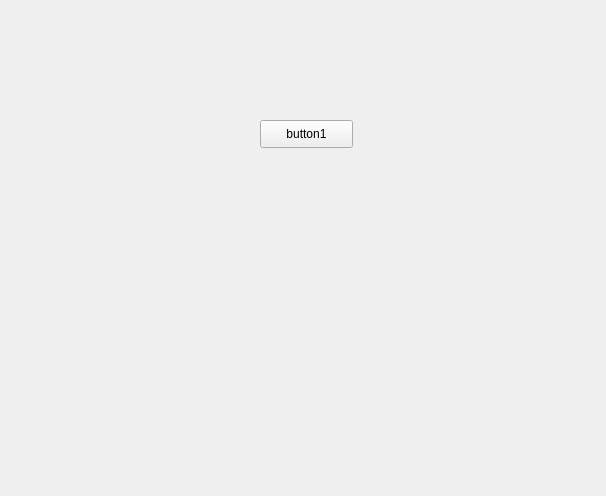
<?xml version="1.0" encoding="UTF-8"?>
<ui version="4.0">
 <class>Form</class>
 <widget class="QWidget" name="Form">
  <property name="geometry">
   <rect>
    <x>0</x>
    <y>0</y>
    <width>606</width>
    <height>496</height>
   </rect>
  </property>
  <property name="windowTitle">
   <string>Form</string>
  </property>
  <widget class="QPushButton" name="button1">
   <property name="geometry">
    <rect>
     <x>260</x>
     <y>120</y>
     <width>93</width>
     <height>28</height>
    </rect>
   </property>
   <property name="text">
    <string>button1</string>
   </property>
  </widget>
 </widget>
 <resources/>
 <connections/>
</ui>
